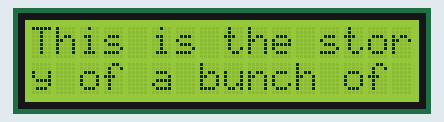
Recording of a program running on a simulated Raspberry Pi (BCM pin numbers). On the bench: 16×2 character LCD.

Above: at 0.1 s.
At 4.4 s:
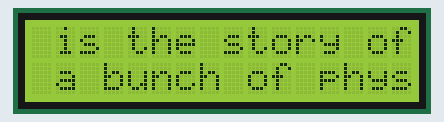
At 9.6 s:
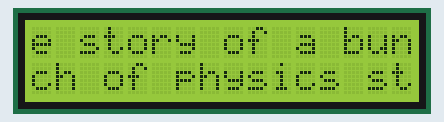
At 19.0 s:
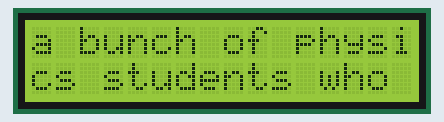
At 28.4 s:
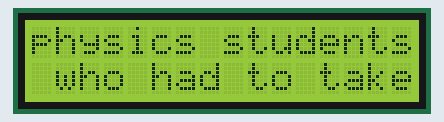
At 38.7 s:
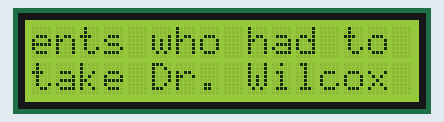

Measured:
- what the display in image 1 shows lasts 0.8 s, from 4.4 s to 5.2 s

The program:

lcd_scrolltest.py
```python
from RPLCD.i2c import CharLCD
import time

# --- Configuration ---
# Replace with the actual I2C address you found (e.g., 0x3F)
LCD_I2C_ADDRESS = 0x27
# I2C bus number (usually 1 for Raspberry Pi)
I2C_BUS = 1
# LCD dimensions
LCD_WIDTH = 16
LCD_LINES = 2
# Max number of characters
MAX_CHAR = 32

lcd = CharLCD(
    i2c_expander='PCF8574', # Specify the I2C expander chip
    address=LCD_I2C_ADDRESS,
    port=I2C_BUS,
    cols=LCD_WIDTH,
    rows=LCD_LINES,
    charmap='A00',
    auto_linebreaks=True,
    backlight_enabled=True # Set initial backlight state
)

def scroll(text, time_step = 1):
    if len(text) < MAX_CHAR:
        text += ' '*(MAX_CHAR-len(text))
        lcd.write_string(text)
        while True:
            time.sleep(time_step)
            for i in range(len(text)):
                new_text = text[i:] + text[:i]
                lcd.write_string(new_text)
                time.sleep(time_step)
    else:
        text += ' '*(int(MAX_CHAR/2))
        new_text = text[:MAX_CHAR]
        lcd.write_string(new_text)
        while True:
            time.sleep(time_step)
            for i in range(len(text)):
                low = i
                high = i + MAX_CHAR
                if i + MAX_CHAR > len(text):
                    new_high = i + MAX_CHAR - len(text)
                    new_text = text[i:] + text[:new_high]
                else:
                    new_text = text[low:high]

                lcd.write_string(new_text)
                time.sleep(time_step)

scroll('This is the story of a bunch of physics students who had to take Dr. Wilcox for E&M1. Strap yourselves in--it is a bumpy ride!', 0.8)
```
